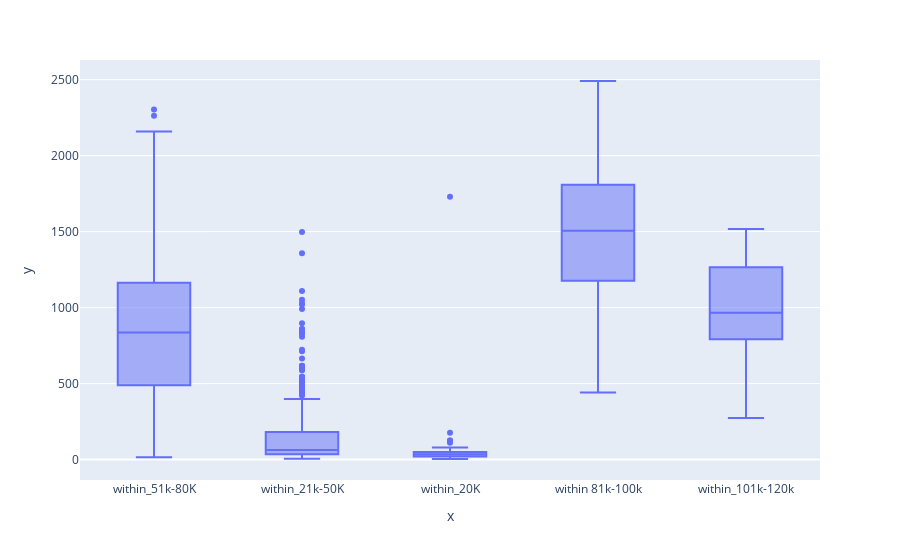

Notebook code cell kept with this figure:
### Code cell
px.box(x=data["Income_cat"],y=data["MntTotal"])

### Figure 1 — Plotly figure (JSON) as saved in the notebook; plotly's stock layout.template omitted (floating-point values rounded to 4 significant figures; data arrays with more than 128 entries replaced by an {"elided": "..."} marker saying what was removed)
{"data": [{"alignmentgroup": "True", "hovertemplate": "x=%{x}<br>y=%{y}<extra></extra>", "legendgroup": "", "marker": {"color": "#636efa"}, "name": "", "notched": false, "offsetgroup": "", "orientation": "v", "showlegend": false, "type": "box", "x": {"elided": "2205 str values"}, "x0": " ", "xaxis": "x", "y": {"elided": "2205 int values"}, "y0": " ", "yaxis": "y"}], "layout": {"boxmode": "group", "legend": {"tracegroupgap": 0}, "margin": {"t": 60}, "xaxis": {"anchor": "y", "domain": [0, 1], "title": {"text": "x"}}, "yaxis": {"anchor": "x", "domain": [0, 1], "title": {"text": "y"}}}}
